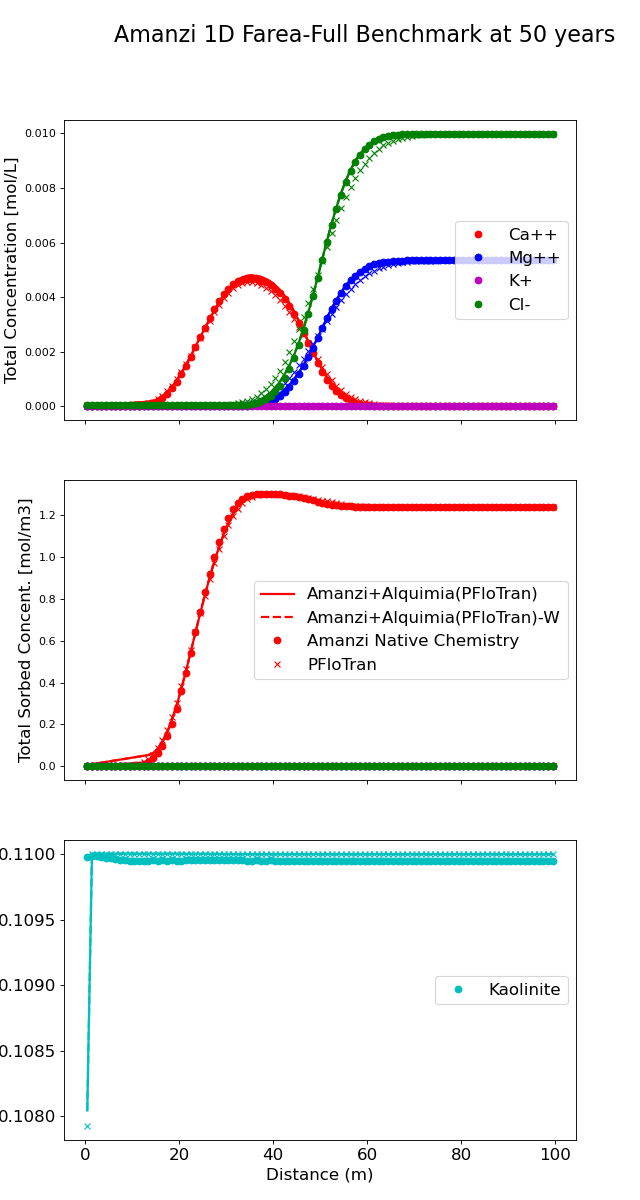

Write Python code to recreate this figure.
# plots cation concentration along x at last time step 
# benchmark: compares to pflotran simulation results
# author: S.Molins - Oct. 2013

import os
import sys
import h5py
import numpy as np
import matplotlib
from matplotlib import pyplot as plt

import run_amanzi_standard
from compare_field_results import GetXY_AmanziU_1D
from compare_field_results import GetXY_PFloTran_1D


if __name__ == "__main__":

    try:
        sys.path.append('../../../../tools/amanzi_xml')
    except:
        pass

    try:
        sys.path.append('../../../../MY_TPL_BUILD/ccse/ccse-1.3.4-source/Tools/Py_util')
    except:
        pass

    # root name for problem
    root = "farea-full"

    # components and minerals
    components = ['H+', 'Al+++', 'Ca++', 'Cl-', 'Fe+++', 'CO2(aq)', 'K+', 'Mg++', 'Na+', 'SiO2(aq)', 'SO4--', 'Tritium', 'NO3-', 'UO2++']
    minerals =['Quartz', 'Goethite', 'Kaolinite', 'Schoepite', 'Gibbsite', 'Jurbanite', 'Basaluminite', 'Opal']

    # amanzi output
    amanzi_totc_templ = "total_component_concentration.cell.%s conc"
    amanzi_totc = [amanzi_totc_templ%comp for comp in components]

    amanzi_sorb_templ = "total_sorbed.cell.{0}"
    amanzi_sorb = [amanzi_sorb_templ.format(x) for x in range(len(components))]

    amanzi_vf_templ = "mineral_volume_fractions.cell.{0} vol frac"
    amanzi_vf = [amanzi_vf_templ.format(x) for x in minerals]

    # pflotran output
    pflotran_totc_templ = "Total_{0} [M]"
    pflotran_totc = [pflotran_totc_templ.format(x) for x in components]

    pflotran_sorb_templ = "Total_Sorbed_{0} [mol_m^3]"
    pflotran_sorb = [pflotran_sorb_templ.format(x) for x in components]

    pflotran_vf_templ = "{0}_VF"
    pflotran_vf = [pflotran_vf_templ.format(x) for x in minerals]

    # hardwired time / add or remove here
    timespflo = ['Time:  5.00000E+01 y']
    timesama  = ['71']
    
    # hardwired selected components / add or remove here
    search = ['Ca++','Mg++','K+','Cl-'] # ['UO2++'] # ['Ca++','Mg++','K+','Cl-'] # ['Ca++', 'Mg++','SiO2(aq)']
    index = [components.index(comp) for comp in search]

    # hardwired selected minerals / add or remove here
    searchm = ['Kaolinite'] # 'Goethite', 'Kaolinite', 'Schoepite', 'Gibbsite'
    indexm = [minerals.index(min) for min in searchm] 

    # pflotran selected output
    totcpflo = [pflotran_totc[i] for i in index]
    sorbpflo = [pflotran_sorb[i] for i in index]
    vfpflo   = [pflotran_vf[i] for i in indexm]

    # amanzi selected output
    totcama = [amanzi_totc[i] for i in index]
    sorbama = [amanzi_sorb[i] for i in index]
    vfama   = [amanzi_vf[i] for i in indexm]

    # start with pflotran results
    path_to_pflotran = "pflotran"
    root_pflotran = "ascem-2012-1d-"+root
    time = timespflo[0]

    # tot concentration
    u_pflotran = [[] for x in range(len(totcpflo))]
    for j, comp in enumerate(totcpflo):          
        x_pflotran, c_pflotran = GetXY_PFloTran_1D(path_to_pflotran,root_pflotran,time,comp)
        u_pflotran[j] = c_pflotran

    # sorbed concentration    
    v_pflotran = [[] for x in range(len(sorbpflo))]
    for j, sorb in enumerate(sorbpflo):
        x_pflotran, c_pflotran = GetXY_PFloTran_1D(path_to_pflotran,root_pflotran,time,sorb)
        v_pflotran[j] = c_pflotran

    # mineral volume fraction
    w_pflotran = [[] for x in range(len(vfpflo))]
    for j, vf in enumerate(vfpflo):
        x_pflotran, c_pflotran = GetXY_PFloTran_1D(path_to_pflotran,root_pflotran,time,vf)
        w_pflotran[j] = c_pflotran

    CWD = os.getcwd()
    local_path = "" 
    

    # Amanzi + Native chemistry
    try:
        input_file = os.path.join("amanzi-u-1d-"+root+".xml")
        path_to_amanzi = "output-u"
        run_amanzi_standard.run_amanzi(input_file, 1, [root+".bgd",input_file], path_to_amanzi)

        time = timesama[0]

        # tot conc
        u_amanzi_native = [[] for x in range(len(totcama))]
        for j, comp in enumerate(totcama):
            x_amanzi_native, c_amanzi_native = GetXY_AmanziU_1D(path_to_amanzi,'plot',comp,1)
            u_amanzi_native[j] = c_amanzi_native

        # sorb conc
        v_amanzi_native = [[] for x in range(len(sorbama))]
        for j, sorb in enumerate(sorbama):
            x_amanzi_native, c_amanzi_native = GetXY_AmanziU_1D(path_to_amanzi,'plot',sorb,1)
            v_amanzi_native[j] = c_amanzi_native

        # mineral volume fraction
        w_amanzi_native = [[] for x in range(len(vfama))]
        for j, vf in enumerate(vfama):
            x_amanzi_native, c_amanzi_native = GetXY_AmanziU_1D(path_to_amanzi,'plot',vf,1)
            w_amanzi_native[j] = c_amanzi_native

        native = True

    except:
        native = False


    # Amanzi + Alquimia + PFloTran chemistry
    try:  
        input_file = os.path.join("amanzi-u-1d-"+root+"-alq-pflo.xml")
        path_to_amanzi = "output-u-alq-pflo"
        run_amanzi_standard.run_amanzi(input_file, 1, 
                                       ["1d-"+root+"-trim.in", root+".dat",input_file],
                                       path_to_amanzi)

        # import pdb; pdb.set_trace()
        time = timesama[0]

        # tot concentration
        u_amanzi_alquimia = [[] for x in range(len(totcama))]
        for j, comp in enumerate(totcama):
            x_amanzi_alquimia, c_amanzi_alquimia = GetXY_AmanziU_1D(path_to_amanzi,"plot",comp,1)
            u_amanzi_alquimia[j] = c_amanzi_alquimia  

        # sorbed concentration
        v_amanzi_alquimia = [[] for x in range(len(sorbama))]
        for j, sorb in enumerate(sorbama):
            x_amanzi_alquimia, c_amanzi_alquimia = GetXY_AmanziU_1D(path_to_amanzi,"plot",sorb,1)
            v_amanzi_alquimia[j] = c_amanzi_alquimia

        # mineral volume fraction
        w_amanzi_alquimia = [[] for x in range(len(vfama))]
        for j, vf in enumerate(vfama):
            x_amanzi_alquimia, c_amanzi_alquimia = GetXY_AmanziU_1D(path_to_amanzi,"plot",vf,1)
            w_amanzi_alquimia[j] = c_amanzi_alquimia

        alq = True

    except:
        alq = False

    # Amanzi + Alquimia + PFloTran chemistry with writer
    try:  
        input_file = os.path.join("amanzi-u-1d-"+root+"-alq-pflo-writer.xml")
        path_to_amanzi = "output-u-alq-pflo-writer"
        run_amanzi_standard.run_amanzi(input_file, 1, 
                                       ["1d-"+root+"-trim.in", root+".dat",input_file],
                                       path_to_amanzi)

        # import pdb; pdb.set_trace()
        time = timesama[0]

        # tot concentration
        u_amanzi_alquimia_w = [[] for x in range(len(totcama))]
        for j, comp in enumerate(totcama):
            x_amanzi_alquimia_w, c_amanzi_alquimia_w = GetXY_AmanziU_1D(path_to_amanzi,"plot",comp,1)
            u_amanzi_alquimia_w[j] = c_amanzi_alquimia_w  

        # sorbed concentration
        v_amanzi_alquimia_w = [[] for x in range(len(sorbama))]
        for j, sorb in enumerate(sorbama):
            x_amanzi_alquimia_w, c_amanzi_alquimia_w = GetXY_AmanziU_1D(path_to_amanzi,"plot",sorb,1)
            v_amanzi_alquimia_w[j] = c_amanzi_alquimia_w

        # mineral volume fraction
        w_amanzi_alquimia_w = [[] for x in range(len(vfama))]
        for j, vf in enumerate(vfama):
            x_amanzi_alquimia_w, c_amanzi_alquimia_w = GetXY_AmanziU_1D(path_to_amanzi,"plot",vf,1)
            w_amanzi_alquimia_w[j] = c_amanzi_alquimia_w

        alq_writer = True

    except:
        alq_writer = False
        
    # initialize subplots
    fig, ax = plt.subplots(3,sharex=True,figsize=(8,15))
    # bx =[None,]*3
    # bx[0] = ax[0].twinx()
    # bx[2] = ax[2].twinx()

    colors= ['r','b','m','g'] # components
    colors2= ['c','k','g','y'] # components
    styles = ['-','o','x','--'] # codes
    codes = ['Amanzi+Alquimia(PFloTran)','Amanzi Native Chemistry','PFloTran'] + [None,]*9

    # lines on axes
    # ax[0],b[0] ---> Aqueous concentrations
    # ax[1],b[1] ---> Sorbed concentrations

    for j, comp in enumerate(search):
        if alq:
            ax[0].plot(x_amanzi_alquimia, u_amanzi_alquimia[j],color=colors[j],linestyle=styles[0],linewidth=2)
        if alq_writer:
            ax[0].plot(x_amanzi_alquimia_w, u_amanzi_alquimia_w[j],color=colors[j],linestyle=styles[3],linewidth=2)
        if native:
            ax[0].plot(x_amanzi_native, u_amanzi_native[j],color=colors[j],marker=styles[1],linestyle='None',linewidth=2,label=comp)

        ax[0].plot(x_pflotran, u_pflotran[j],color=colors[j],linestyle='None',marker=styles[2],linewidth=2)
        
        if alq:
            label='Amanzi+Alquimia(PFloTran)' if j==0 else None
            ax[1].plot(x_amanzi_alquimia, v_amanzi_alquimia[j],color=colors[j],linestyle=styles[0],linewidth=2,label=label)
        if alq_writer:
            label='Amanzi+Alquimia(PFloTran)-W' if j==0 else None
            ax[1].plot(x_amanzi_alquimia_w, v_amanzi_alquimia_w[j],color=colors[j],linestyle=styles[3],linewidth=2,label=label)
        if native:
            label='Amanzi Native Chemistry' if j==0 else None
            ax[1].plot(x_amanzi_native, v_amanzi_native[j],color=colors[j],marker=styles[1],linestyle='None',linewidth=2,label=label)
        label='PFloTran' if j==0 else None
        ax[1].plot(x_pflotran, v_pflotran[j],color=colors[j],linestyle='None',marker=styles[2],linewidth=2,label=label)

    # ax[2],b[2] ---> Mineral Volume Fractions

    for j, vf in enumerate(searchm):
        if alq:
            ax[2].plot(x_amanzi_alquimia, w_amanzi_alquimia[j],color=colors2[j],linestyle=styles[0],linewidth=2)
        if alq_writer:
            ax[2].plot(x_amanzi_alquimia_w, w_amanzi_alquimia_w[j],color=colors2[j],linestyle=styles[3],linewidth=2)
        if native:
            ax[2].plot(x_amanzi_native, w_amanzi_native[j],color=colors2[j],marker=styles[1],linestyle='None',linewidth=2,label=vf) 
            ax[2].plot(x_pflotran, w_pflotran[j],color=colors2[j],linestyle='None',marker=styles[2],linewidth=2)

    # axes
    ax[2].set_xlabel("Distance (m)",fontsize=15)

    ax[0].set_ylabel("Total Concentration [mol/L]",fontsize=15)
    ax[1].set_ylabel("Total Sorbed Concent. [mol/m3]",fontsize=15)
    ax[2].set_ylabel("Mineral Volume Fraction [m3/m3]",fontsize=15)

    # plot adjustments
    plt.subplots_adjust(left=0.10,bottom=0.05,right=0.90,top=0.90)
    ax[0].legend(loc='center right',fontsize=15)
    ax[1].legend(loc='center right',fontsize=15)
    ax[2].legend(loc='center right',fontsize=15)

    # ax[2].set_ylim(bottom=-0.01)
    # bx[2].set_ylim(bottom=-2.0e-6)
 
    plt.suptitle("Amanzi 1D "+root.title()+" Benchmark at 50 years",x=0.57,fontsize=20)
    plt.tick_params(axis='both', which='major', labelsize=15)

    # pyplot.show()
    plt.savefig(root+"_1d.png",format="png")
    # plt.close()

    # finally:
    #     pass 
